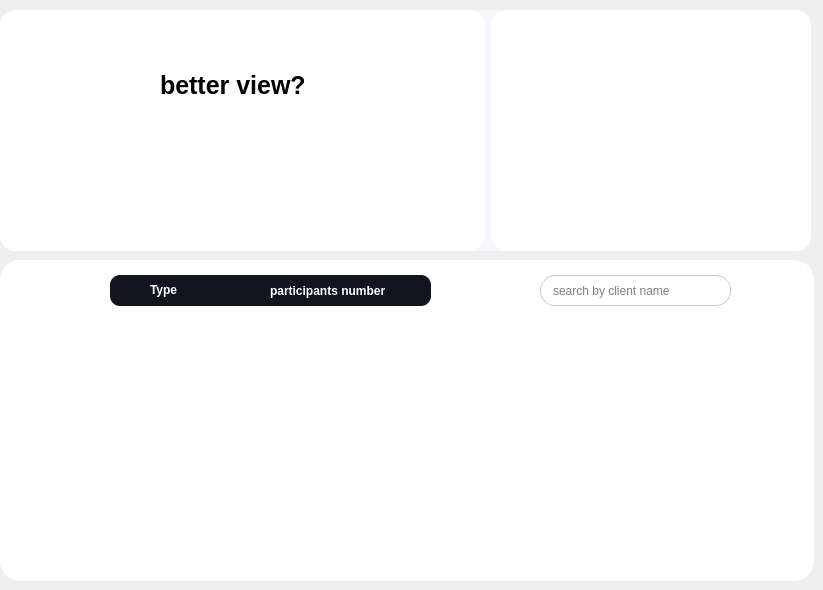
           <widget class="QWidget" name="page_13">
            <widget class="QWidget" name="others_4" native="true">
             <property name="geometry">
              <rect>
               <x>0</x>
               <y>10</y>
               <width>811</width>
               <height>241</height>
              </rect>
             </property>
             <property name="maximumSize">
              <size>
               <width>16777215</width>
               <height>285</height>
              </size>
             </property>
             <property name="styleSheet">
              <string notr="true">background-color:#F7F6FC   ; 
border-radius:20px ; 
</string>
             </property>
             <layout class="QHBoxLayout" name="horizontalLayout_13">
              <item>
               <widget class="QWidget" name="widget_11" native="true">
                <property name="styleSheet">
                 <string notr="true">background-color:white ; 
border-radius:15px ; </string>
                </property>
                <widget class="QLabel" name="label_97">
                 <property name="geometry">
                  <rect>
                   <x>160</x>
                   <y>40</y>
                   <width>211</width>
                   <height>71</height>
                  </rect>
                 </property>
                 <property name="styleSheet">
                  <string notr="true">	font-size: 25px ; 
	font-weight:bold ; </string>
                 </property>
                 <property name="text">
                  <string>better view?</string>
                 </property>
                </widget>
                <widget class="QPushButton" name="pushButton_7">
                 <property name="geometry">
                  <rect>
                   <x>280</x>
                   <y>140</y>
                   <width>121</width>
                   <height>41</height>
                  </rect>
                 </property>
                 <property name="styleSheet">
                  <string notr="true">QPushButton {
 
	image: url(:/icons/tsawer/calendar (1).svg);
}

QPushButton::hover {
	
	image: url(:/icons/tsawer/calendar.svg);
cursor: pointer;
}</string>
                 </property>
                 <property name="text">
                  <string/>
                 </property>
                </widget>
                <widget class="QPushButton" name="pushButton_8">
                 <property name="geometry">
                  <rect>
                   <x>82</x>
                   <y>147</y>
                   <width>111</width>
                   <height>31</height>
                  </rect>
                 </property>
                 <property name="styleSheet">
                  <string notr="true">QPushButton {
 
	image: url(:/icons/tsawer/grid.svg);
}

QPushButton::hover {
	
	image: url(:/icons/tsawer/grid (1).svg);
cursor: pointer;
}</string>
                 </property>
                 <property name="text">
                  <string/>
                 </property>
                </widget>
               </widget>
              </item>
              <item>
               <widget class="QWidget" name="donut_5" native="true">
                <property name="maximumSize">
                 <size>
                  <width>320</width>
                  <height>16777215</height>
                 </size>
                </property>
                <property name="styleSheet">
                 <string notr="true">background-color:white ; 
border-radius:15px ; </string>
                </property>
                <layout class="QHBoxLayout" name="horizontalLayout_14">
                 <item>
                  <layout class="QHBoxLayout" name="horizontalLayout_15">
                   <item>
                    <widget class="QLabel" name="donut_6">
                     <property name="styleSheet">
                      <string notr="true">#username {
	background-color:transparent ; 
	color:black ; 
	font-size:13px ; 
}</string>
                     </property>
                     <property name="text">
                      <string/>
                     </property>
                    </widget>
                   </item>
                  </layout>
                 </item>
                </layout>
               </widget>
              </item>
             </layout>
            </widget>
            <widget class="QWidget" name="table_3" native="true">
             <property name="geometry">
              <rect>
               <x>0</x>
               <y>260</y>
               <width>814</width>
               <height>321</height>
              </rect>
             </property>
             <property name="styleSheet">
              <string notr="true">background-color:white ; 
border-radius:20px ; 
</string>
             </property>
             <widget class="QTableView" name="tableView_3">
              <property name="geometry">
               <rect>
                <x>40</x>
                <y>80</y>
                <width>731</width>
                <height>171</height>
               </rect>
              </property>
              <property name="sizePolicy">
               <sizepolicy hsizetype="Preferred" vsizetype="Preferred">
                <horstretch>0</horstretch>
                <verstretch>0</verstretch>
               </sizepolicy>
              </property>
              <property name="cursor" stdset="0">
               <cursorShape>PointingHandCursor</cursorShape>
              </property>
              <property name="styleSheet">
               <string notr="true">QTableView {
    color: black;
    gridline-color: black;
    border-color: rgb(242, 128, 133);
    font: 10px;
	selection-background-color:#4AC7EA ;
}
QHeaderView::section {
    background-color: #0F141E;
    color: white;
    height: 35px;
    font: 14px;
}
</string>
              </property>
              <property name="verticalScrollBarPolicy">
               <enum>Qt::ScrollBarAsNeeded</enum>
              </property>
              <property name="horizontalScrollBarPolicy">
               <enum>Qt::ScrollBarAsNeeded</enum>
              </property>
              <property name="sizeAdjustPolicy">
               <enum>QAbstractScrollArea::AdjustToContents</enum>
              </property>
              <property name="editTriggers">
               <set>QAbstractItemView::NoEditTriggers</set>
              </property>
              <property name="showGrid">
               <bool>true</bool>
              </property>
              <property name="gridStyle">
               <enum>Qt::SolidLine</enum>
              </property>
              <property name="sortingEnabled">
               <bool>true</bool>
              </property>
              <attribute name="horizontalHeaderDefaultSectionSize">
               <number>100</number>
              </attribute>
             </widget>
             <widget class="QPushButton" name="add_formation">
              <property name="geometry">
               <rect>
                <x>20</x>
                <y>20</y>
                <width>21</width>
                <height>21</height>
               </rect>
              </property>
              <property name="cursor">
               <cursorShape>PointingHandCursor</cursorShape>
              </property>
              <property name="styleSheet">
               <string notr="true">#add_formation {
	image: url(:/icons/tsawer/plus.svg);
}
#add_formation::hover {
	image:url(:/icons/tsawer/plus_hover.svg);
cursor: pointer;
}</string>
              </property>
              <property name="text">
               <string/>
              </property>
             </widget>
             <widget class="QLineEdit" name="search_formation">
              <property name="geometry">
               <rect>
                <x>540</x>
                <y>15</y>
                <width>191</width>
                <height>31</height>
               </rect>
              </property>
              <property name="cursor">
               <cursorShape>IBeamCursor</cursorShape>
              </property>
              <property name="styleSheet">
               <string notr="true">QLineEdit {
 	background-color:transparent ;
	border-radius:15px ; 
	border:1px solid #BFC9D3; 
	padding : 0 40px 0 10px ; 
} </string>
              </property>
              <property name="placeholderText">
               <string>search by client name</string>
              </property>
             </widget>
             <widget class="QPushButton" name="search_button_f">
              <property name="geometry">
               <rect>
                <x>700</x>
                <y>15</y>
                <width>21</width>
                <height>31</height>
               </rect>
              </property>
              <property name="cursor">
               <cursorShape>PointingHandCursor</cursorShape>
              </property>
              <property name="styleSheet">
               <string notr="true">QPushButton {	
	background-color: transparent ;
	border-radius:20px ; 
	
	image: url(:/icons/tsawer/search.svg);
} 
QPushButton::hover{
cursor: pointer;
}

</string>
              </property>
              <property name="text">
               <string/>
              </property>
             </widget>
             <widget class="QPushButton" name="tri_formation">
              <property name="geometry">
               <rect>
                <x>80</x>
                <y>20</y>
                <width>21</width>
                <height>21</height>
               </rect>
              </property>
              <property name="cursor">
               <cursorShape>PointingHandCursor</cursorShape>
              </property>
              <property name="styleSheet">
               <string notr="true">QPushButton {
	image: url(:/icons/tsawer/filter.svg);
}
QPushButton::hover {
	image: url(:/icons/tsawer/filter_hover.svg);
cursor: pointer;
}</string>
              </property>
              <property name="text">
               <string/>
              </property>
             </widget>
             <widget class="QWidget" name="tri_bar_formation" native="true">
              <property name="enabled">
               <bool>true</bool>
              </property>
              <property name="geometry">
               <rect>
                <x>110</x>
                <y>15</y>
                <width>321</width>
                <height>31</height>
               </rect>
              </property>
              <property name="styleSheet">
               <string notr="true">QWidget {
 	background-color:#0F141E ;
	border-radius:10px ; 
	padding : 0 40px 0 10px ; 
}</string>
              </property>
              <widget class="QRadioButton" name="tri_typefor">
               <property name="geometry">
                <rect>
                 <x>10</x>
                 <y>5</y>
                 <width>111</width>
                 <height>20</height>
                </rect>
               </property>
               <property name="styleSheet">
                <string notr="true">QRadioButton{
	background-color:transparent ; 
	color:white ; 
	border:0px ; 
	font-weight :bold ; 
}</string>
               </property>
               <property name="text">
                <string>Type</string>
               </property>
               <property name="checkable">
                <bool>true</bool>
               </property>
              </widget>
              <widget class="QRadioButton" name="tri_nbrfor">
               <property name="geometry">
                <rect>
                 <x>130</x>
                 <y>5</y>
                 <width>211</width>
                 <height>21</height>
                </rect>
               </property>
               <property name="styleSheet">
                <string notr="true">QRadioButton{
	background-color:transparent ; 
	color:white ; 
	border:0px ; 
	font-weight :bold ; 
}</string>
               </property>
               <property name="text">
                <string>participants number</string>
               </property>
              </widget>
             </widget>
             <widget class="QPushButton" name="pdf_formation">
              <property name="geometry">
               <rect>
                <x>50</x>
                <y>20</y>
                <width>21</width>
                <height>21</height>
               </rect>
              </property>
              <property name="cursor">
               <cursorShape>PointingHandCursor</cursorShape>
              </property>
              <property name="styleSheet">
               <string notr="true">QPushButton {
	image: url(:/icons/tsawer/download.svg);
}
QPushButton::hover {
	
	image: url(:/icons/tsawer/download_hover.svg);
cursor: pointer;
}</string>
              </property>
              <property name="text">
               <string/>
              </property>
             </widget>
             <widget class="QPushButton" name="mailing">
              <property name="geometry">
               <rect>
                <x>440</x>
                <y>20</y>
                <width>93</width>
                <height>28</height>
               </rect>
              </property>
              <property name="styleSheet">
               <string notr="true">#mailing {
	image: url(:/icons/tsawer/mail.svg);
}
#mailing::hover {
	image:url(:/icons/tsawer/mail.svg);
cursor: pointer;
}</string>
              </property>
              <property name="text">
               <string/>
              </property>
             </widget>
             <widget class="QPushButton" name="star">
              <property name="geometry">
               <rect>
                <x>740</x>
                <y>20</y>
                <width>93</width>
                <height>28</height>
               </rect>
              </property>
              <property name="styleSheet">
               <string notr="true">#star {
	image: url(:/icons/tsawer/star.svg);
}
#star::hover {
	image:url(:/icons/tsawer/star.svg);
cursor: pointer;
}</string>
              </property>
              <property name="text">
               <string/>
              </property>
             </widget>
            </widget>
           </widget>
